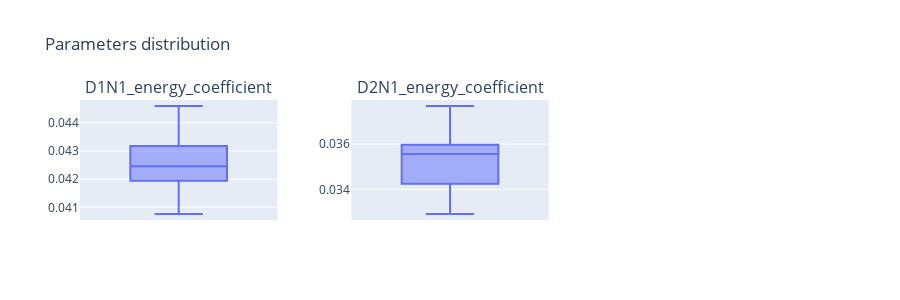

The code cell stored with this chart in its notebook:
### Code cell
viewer.box_plot(3, nbest=1000)

### Figure 1 — Plotly figure (JSON) as saved in the notebook; plotly's stock layout.template omitted (floating-point values rounded to 4 significant figures; data arrays with more than 128 entries replaced by an {"elided": "..."} marker saying what was removed)
{"data": [{"alignmentgroup": "True", "hovertemplate": "D1N1_energy_coefficient=%{y}<extra></extra>", "legendgroup": "", "marker": {"color": "#636efa"}, "name": "", "notched": false, "offsetgroup": "", "orientation": "v", "showlegend": false, "type": "box", "x0": " ", "xaxis": "x", "y": {"elided": "1000 float values"}, "y0": " ", "yaxis": "y"}, {"alignmentgroup": "True", "hovertemplate": "D2N1_energy_coefficient=%{y}<extra></extra>", "legendgroup": "", "marker": {"color": "#636efa"}, "name": "", "notched": false, "offsetgroup": "", "orientation": "v", "showlegend": false, "type": "box", "x0": " ", "xaxis": "x2", "y": {"elided": "1000 float values"}, "y0": " ", "yaxis": "y2"}], "layout": {"annotations": [{"font": {"size": 16}, "showarrow": false, "text": "D1N1_energy_coefficient", "x": 0.1333, "xanchor": "center", "xref": "paper", "y": 1, "yanchor": "bottom", "yref": "paper"}, {"font": {"size": 16}, "showarrow": false, "text": "D2N1_energy_coefficient", "x": 0.5, "xanchor": "center", "xref": "paper", "y": 1, "yanchor": "bottom", "yref": "paper"}], "height": 300, "title": {"text": "Parameters distribution"}, "width": 900, "xaxis": {"anchor": "y", "domain": [0, 0.2667]}, "xaxis2": {"anchor": "y2", "domain": [0.3667, 0.6333]}, "xaxis3": {"anchor": "y3", "domain": [0.7333, 1]}, "yaxis": {"anchor": "x", "domain": [0, 1]}, "yaxis2": {"anchor": "x2", "domain": [0, 1]}, "yaxis3": {"anchor": "x3", "domain": [0, 1]}}}
